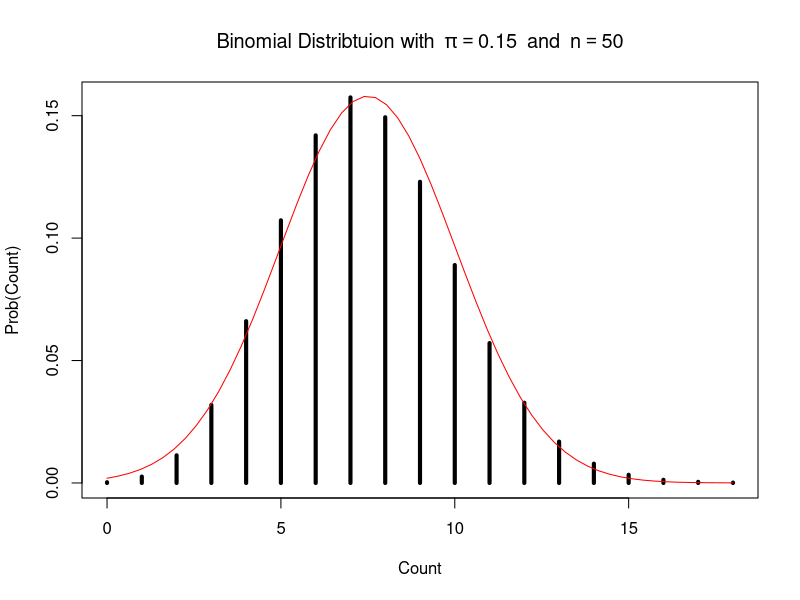
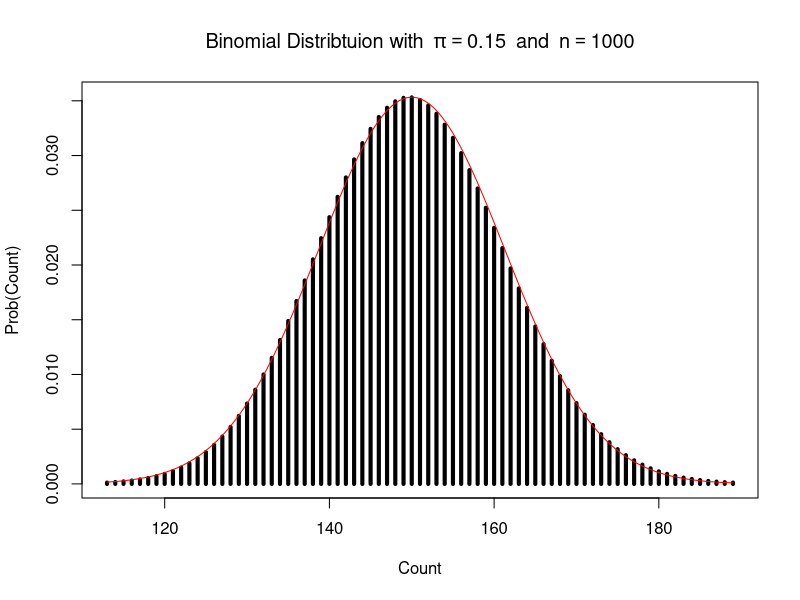

Recreate these plots in R, in order.
## ---- chunk 1
n <- 50
pi <- 0.15
E <- pi * n
sdBinom <- sqrt(pi * (1 - pi) * n)
(skewBinom <- (1 - 2 * pi) / sdBinom)

## Binomial probabities
binomDf <- data.frame(Count=0:n, prob=dbinom(0:n, size=n, prob=pi))
binomDf <- binomDf[binomDf$prob>0.0001, ] # drop counts with probs close to zero

## Plot binomial distribution with normal curve overlaid
plot(prob~Count, data=binomDf, type="h", lwd=4, ylab="Prob(Count)",
     main=bquote("Binomial Distribtuion with"~~pi==.(pi)~~"and"~~n==.(n)))
lines(spline(binomDf$Count, dnorm(binomDf$Count,mean=E,sd=sdBinom)), col="red")
## ---- chunk 2
n <- 1000
pi <- 0.15
E <- pi * n
sdBinom <- sqrt(pi * (1 - pi) * n)
(skewBinom <- (1 - 2 * pi) / sdBinom)

## Binomial probabities
binomDf <- data.frame(Count=0:n, prob=dbinom(0:n, size=n, prob=pi))
binomDf <- binomDf[binomDf$prob>0.0001, ] # drop counts with probs close to zero

## Plot binomial distribution with normal curve overlaid
plot(prob~Count, data=binomDf, type="h", lwd=4, ylab="Prob(Count)",
     main=bquote("Binomial Distribtuion with"~~pi==.(pi)~~"and"~~n==.(n)))
lines(spline(binomDf$Count, dnorm(binomDf$Count,mean=E,sd=sdBinom)), col="red")
## ---- chunk 3
( skewBinom <- (1-2*pi)/sdBinom )
